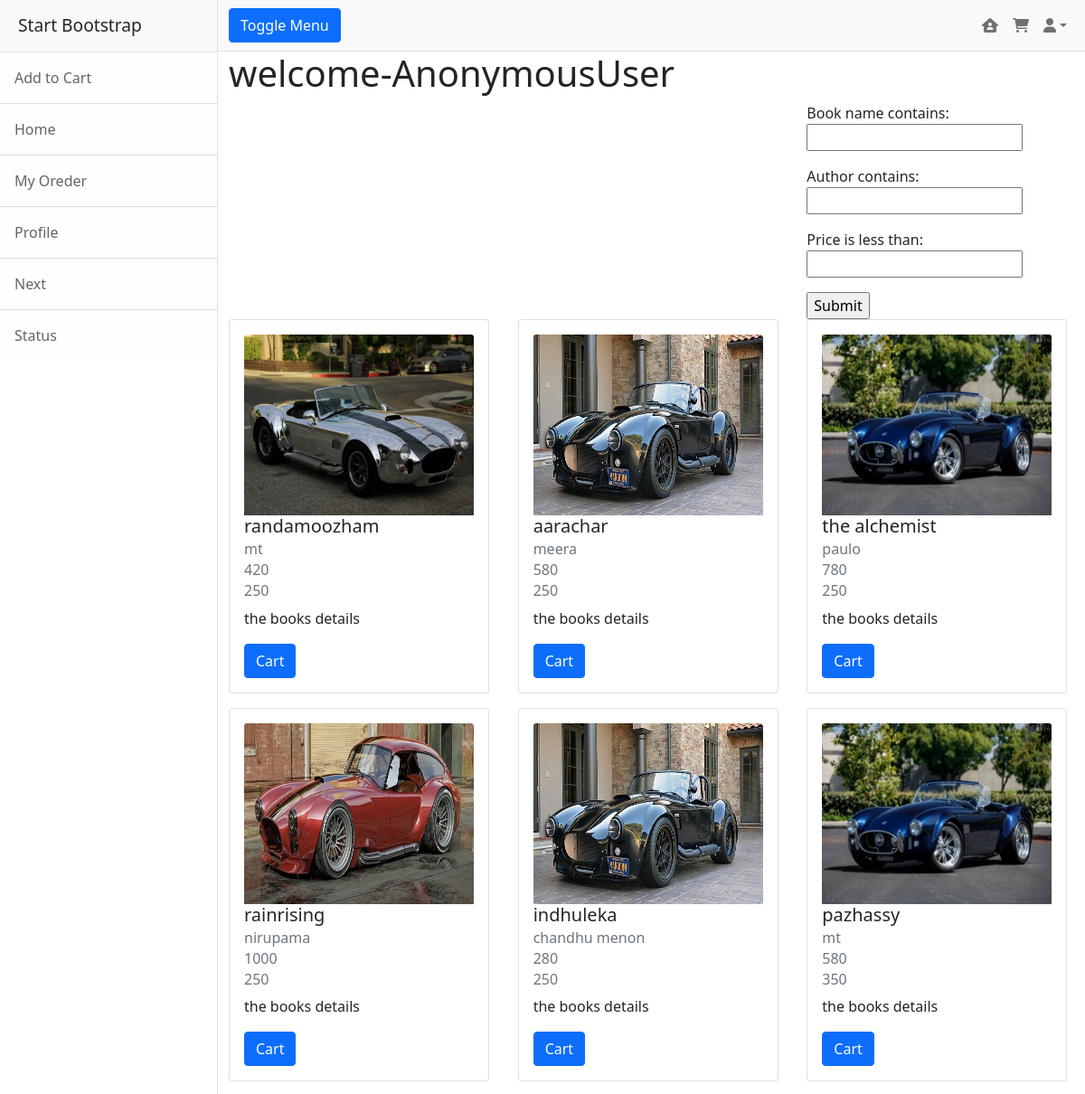
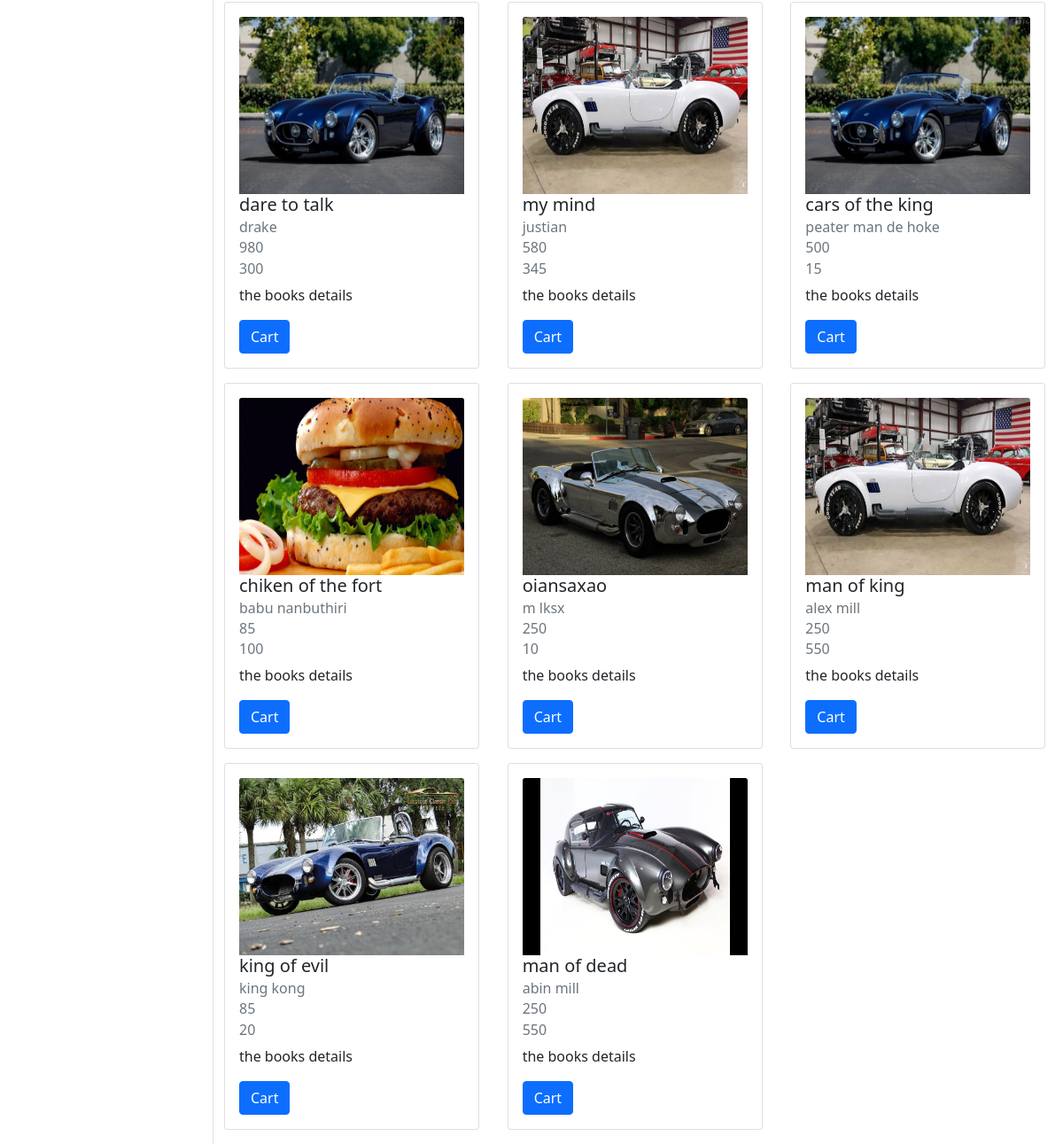
The page /customer/home/ on the database its author committed (2 pictures, top to bottom).
### owner/models.py (models this page shows, shortened)
class Books(models.Model):
    book_name=models.CharField(max_length=120)
    author=models.CharField(max_length=120)
    price=models.PositiveIntegerField()
    copies=models.PositiveIntegerField()
    active_status = models.BooleanField(default=True)
    images=models.ImageField(upload_to="image",null=True,blank=True)

### customer/views.py (the view)
# urls.py: path('home/',views.CustmerHome.as_view(),name="custhome"),
class CustmerHome(View):
    def get(self, request, *args, **kwargs):
        books = Books.objects.all()
        filter = BookFilter(request.GET, queryset=Books.objects.all())
        context = {"books": books, "filter": filter}
        return render(request, "home_customer.html", context)

### customer/templates/home_customer.html
{%extends 'index.html'%}
{%block body_block%}
<h1>welcome-{{request.user}}</h1>
<div class="row">
    <div class="col-4"></div>
    <div class="col-4"></div>
    <div class="col-4">
        <form action="">
            {{filter.form.as_p}}
            <input type="submit">
        </form>
    </div>
</div>
<div class="row">
    {%for item in filter.qs%}
    <div class="col-4 mb-3">
        <div class="card" style="width: 18rem;">
            <div class="card-body">
                {% if item.images %}
                <img src="{{item.images.url}}" class="card-img-top" alt="no image" height="200">
                {%endif%}
                <h5 class="card-title">{{item.book_name}}</h5>
                <h6 class="card-subtitle mb-2 text-muted">{{item.author}}</h6>
                <h6 class="card-subtitle mb-2 text-muted">{{item.price}}</h6>
                <h6 class="card-subtitle mb-2 text-muted">{{item.copies}}</h6>
                <p class="card-text">the books details</p>
                <a href="{%url 'addtocart' item.id%}" class="btn btn-primary">Cart</a>
            </div>
        </div>
    </div>
    {%endfor%}
</div>
{%endblock%}

### customer/templates/index.html (shortened to what this page needs)
<!DOCTYPE html>
{%load static%}
<html lang="en">
<head>
    <link href="{%static 'css/styles.css'%}" rel="stylesheet"/>
    <link rel="stylesheet" href="https://cdnjs.cloudflare.com/ajax/libs/font-awesome/6.0.0/css/all.min.css"
/>
</head>
<body>
<div class="d-flex" id="wrapper">
    <div class="border-end bg-white" id="sidebar-wrapper">
        <div class="sidebar-heading border-bottom bg-light">Start Bootstrap</div>
        <div class="list-group list-group-flush">
            <a class="list-group-item list-group-item-action list-group-item-light p-3"
               href="{%url 'cartitem'%}">Add to Cart</a>
            <a class="list-group-item list-group-item-action list-group-item-light p-3"
               href="{%url 'custhome'%}">Home</a>
            <a class="list-group-item list-group-item-action list-group-item-light p-3" href="{%url 'myorder'%}">My Oreder</a>
            {%if request.user.customer%}
                <a class="list-group-item list-group-item-action list-group-item-light p-3" href="{%url 'custprofile'%}">Profile</a>
            {%else%}
                <a class="list-group-item list-group-item-action list-group-item-light p-3" href="{%url 'custprofile'%}">Profile</a>
            {%endif%}
            <a class="list-group-item list-group-item-action list-group-item-light p-3" href="#!">Next</a>
            <a class="list-group-item list-group-item-action list-group-item-light p-3" href="#!">Status</a>
        </div>
    </div>
    <div id="page-content-wrapper">
        <nav class="navbar navbar-expand-lg navbar-light bg-light border-bottom">
            <div class="container-fluid">
                <button class="btn btn-primary" id="sidebarToggle">Toggle Menu</button>
                <div class="collapse navbar-collapse" id="navbarSupportedContent">
                    <ul class="navbar-nav ms-auto mt-2 mt-lg-0">
                        <li class="nav-item active"><a class="nav-link" href=""><i
                                class="fa-1.5x fa-solid fa-house-user"></i></a></li>
                        <li class="nav-item"><a class="nav-link" href=""><i
                                class="fa-1.5x fa-solid fa-cart-shopping"></i></a></li>
                        <li class="nav-item dropdown">
                            <a class="nav-link dropdown-toggle" id="navbarDropdown" href="#" role="button"
                               data-bs-toggle="dropdown" aria-haspopup="true" aria-expanded="false"><i
                                    class="fa-1.5x fa-solid fa-user"></i></a>
                        </li>
                    </ul>
                </div>
            </div>
        </nav>
        <div class="container-fluid">
            {%block body_block%}
            {%endblock%}
        </div>
    </div>
</div>
</body>
</html>

### rows shown on the page
Books: images (picture), book_name "randamoozham", author "mt", price "420", copies "250"
Books: images (picture), book_name "aarachar", author "meera", price "580", copies "250"
Books: images (picture), book_name "the alchemist", author "paulo", price "780", copies "250"
Books: images (picture), book_name "rainrising", author "nirupama", price "1000", copies "250"
Books: images (picture), book_name "indhuleka", author "chandhu menon", price "280", copies "250"
Books: images (picture), book_name "pazhassy", author "mt", price "580", copies "350"
Books: images (picture), book_name "dare to talk", author "drake", price "980", copies "300"
Books: images (picture), book_name "my mind", author "justian", price "580", copies "345"
Books: images (picture), book_name "cars of the king", author "peater man de hoke", price "500", copies "15"
Books: images (picture), book_name "chiken of the fort", author "babu nanbuthiri", price "85", copies "100"
Books: images (picture), book_name "oiansaxao", author "m lksx", price "250", copies "10"
Books: images (picture), book_name "man of king", author "alex mill", price "250", copies "550"
Books: images (picture), book_name "king of evil", author "king kong", price "85", copies "20"
Books: images (placeholder picture), book_name "man of dead", author "abin mill", price "250", copies "550"

### other values the page prints
{{ request.user }} "AnonymousUser"
